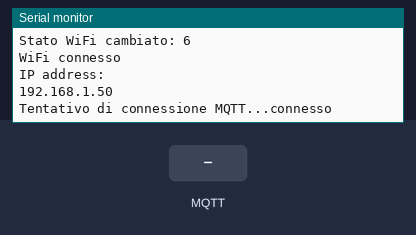
A program run on a simulated ESP32. Shown: the last lines printed to the serial monitor. The test bench sets the inputs (shaded band). WiFi joins after 1.5 s; servers stay silent unless stated; random numbers use the default seed unless the program sets one; no MQTT or app messages arrive unless stated.

Above: at 2.7 s.
2.8 s: MQTT message "1" arrives on the first subscribed topic
At 3.3 s:
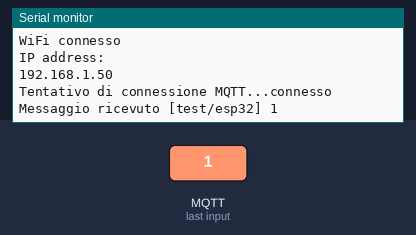
5.8 s: MQTT message "on" arrives on the first subscribed topic
At 6.8 s:
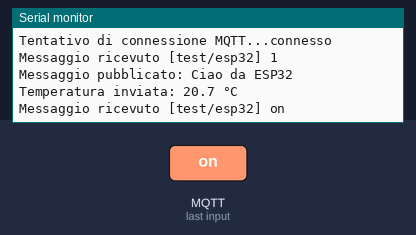
7.3 s: MQTT message "off" arrives on the first subscribed topic
At 7.9 s:
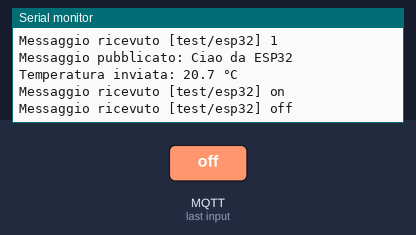

Measured:
- after the input at 2.8 s, the serial monitor: prints a new line at once (image 1)
- after the input at 5.8 s, the serial monitor: prints a new line at once (image 2)
- after the input at 7.3 s, the serial monitor: prints a new line at once (image 3)

The program:

main.cpp
```cpp
#include <WiFi.h>
#include <PubSubClient.h>

// Credenziali WiFi
const char* ssid = "FRITZ!Box 7530 NH";
const char* password = "3661461500";

// Broker MQTT
const char* mqtt_server = "test.mosquitto.org";

WiFiClient espClient;
PubSubClient client(espClient);

void setup_wifi() {
  delay(10);
  Serial.println();
  Serial.print("Connessione a ");
  Serial.println(ssid);

  WiFi.begin(ssid, password);

  wl_status_t lastStatus = WL_IDLE_STATUS;
  while (WiFi.status() != WL_CONNECTED) {
    wl_status_t currentStatus = WiFi.status();
    if (currentStatus != lastStatus) {
      lastStatus = currentStatus;
      Serial.print("Stato WiFi cambiato: ");
      Serial.println(currentStatus);
    }
    delay(500);
  }

  Serial.println("");
  Serial.println("WiFi connesso");
  Serial.println("IP address: ");
  Serial.println(WiFi.localIP());
}

void callback(char* topic, byte* payload, unsigned int length) {
  Serial.print("Messaggio ricevuto [");
  Serial.print(topic);
  Serial.print("] ");
  for (unsigned int i = 0; i < length; i++) {
    Serial.print((char)payload[i]);
  }
  Serial.println();
}

void reconnect() {
  static bool wasConnected = false;
  while (!client.connected()) {
    if (!wasConnected) {
      Serial.print("Tentativo di connessione MQTT...");
    }
    if (client.connect("ESP32Client")) {
      if (!wasConnected) {
        Serial.println("connesso");
      }
      client.subscribe("test/esp32");
      wasConnected = true;
    } else {
      if (wasConnected) {
        Serial.print("fallito, rc=");
        Serial.print(client.state());
        Serial.println(" riprovo tra 5 secondi");
      }
      wasConnected = false;
      delay(5000);
    }
  }
}

void setup() {
  Serial.begin(115200);
  setup_wifi();
  client.setServer(mqtt_server, 1883);
  client.setCallback(callback);
}

void loop() {
  if (!client.connected()) {
    reconnect();
  }
  client.loop();

  // Pubblica ogni 5 secondi
  static unsigned long lastMsg = 0;
  unsigned long now = millis();
  if (now - lastMsg > 5000) {
    lastMsg = now;
    String msg = "Ciao da ESP32";
    client.publish("test/esp32", msg.c_str());
    Serial.println("Messaggio pubblicato: " + msg);

    float temperatura = random(200, 300) / 10.0;  // 20.0 - 30.0 °C
    msg = String(temperatura, 1);  // esempio: "25.3"
    client.publish("test/esp32/temperature", msg.c_str());
    Serial.println("Temperatura inviata: " + msg + " °C");

  }
}
```
